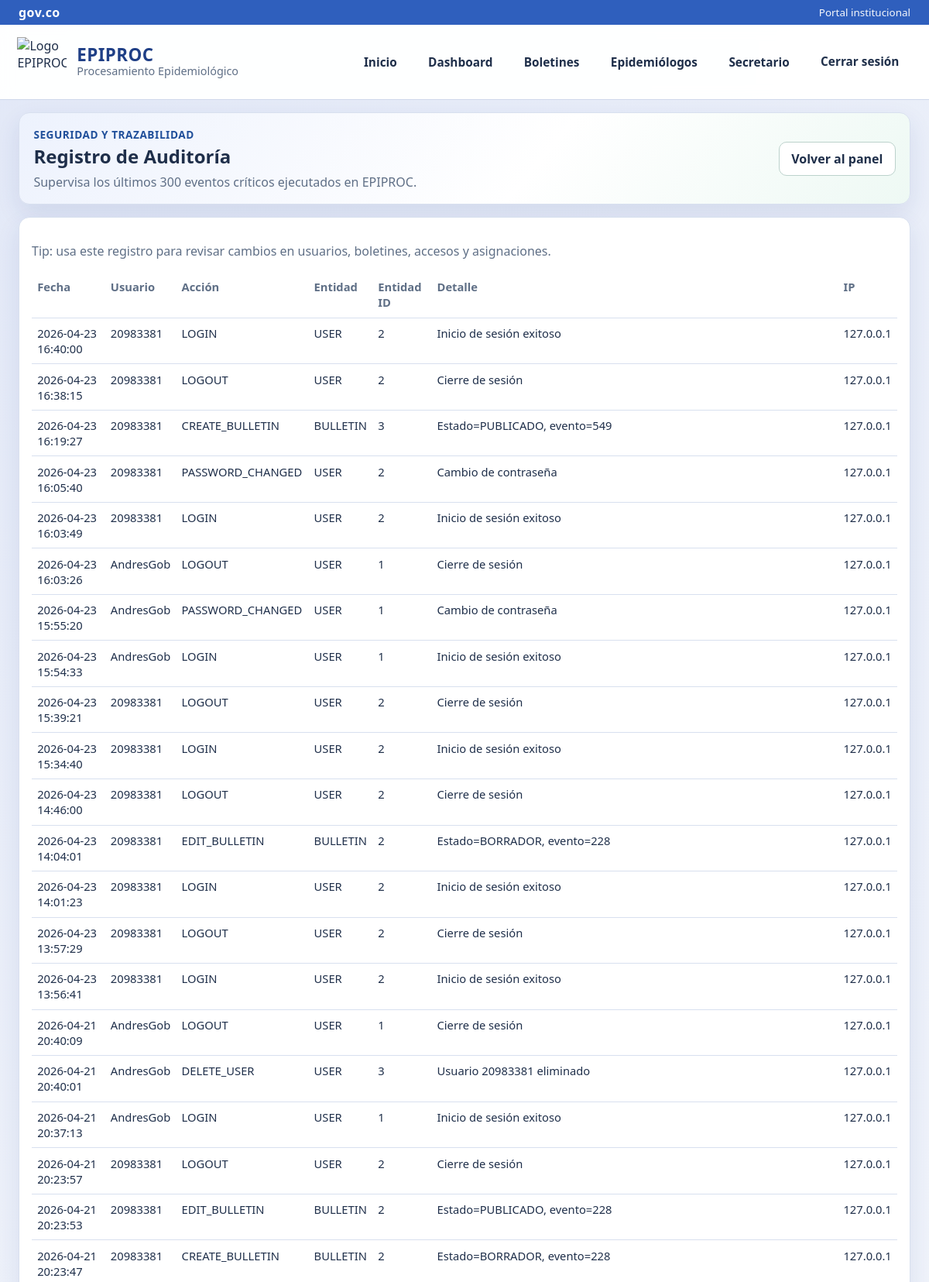
Screenshot of /admin/auditoria (signed in, upper part) with the database file from the repository.
### epiproc_web/models.py (models this page shows, shortened)
class AuditLog(db.Model):
    __tablename__ = "audit_logs"
    id = db.Column(db.Integer, primary_key=True)
    user_id = db.Column(db.Integer, db.ForeignKey("users.id"), nullable=True)
    action = db.Column(db.String(120), nullable=False)
    entity = db.Column(db.String(80), nullable=False)
    entity_id = db.Column(db.String(80), nullable=True)
    details = db.Column(db.Text, nullable=True)
    ip_address = db.Column(db.String(64), nullable=True)
    created_at = db.Column(db.DateTime, default=datetime.utcnow, nullable=False)
    user = db.relationship("User", lazy=True)

class User(db.Model):
    __tablename__ = "users"
    id = db.Column(db.Integer, primary_key=True)
    username = db.Column(db.String(80), unique=True, nullable=False)
    password_hash = db.Column(db.String(255), nullable=False)
    password_visible = db.Column(db.String(255), nullable=True)
    role = db.Column(db.String(30), nullable=False, index=True)
    full_name = db.Column(db.String(150), nullable=False)
    cedula = db.Column(db.String(30), unique=True, nullable=False)
    email = db.Column(db.String(150), unique=True, nullable=False)
    assigned_event_code = db.Column(db.Integer, db.ForeignKey("events.code"), nullable=True)
    must_change_password = db.Column(db.Boolean, default=False, nullable=False)
    is_active = db.Column(db.Boolean, default=True, nullable=False)
    credentials_updated_at = db.Column(db.DateTime, nullable=True)
    created_at = db.Column(db.DateTime, default=datetime.utcnow, nullable=False)
    updated_at = db.Column(db.DateTime, default=datetime.utcnow, onupdate=datetime.utcnow, nullable=False)
    bulletins = db.relationship("Bulletin", back_populates="author", lazy=True)

### epiproc_web/app.py (the view)
    @app.route("/admin/auditoria")
    @role_required(UserRole.SECRETARIO)
    def admin_audit():
        logs = AuditLog.query.order_by(AuditLog.created_at.desc()).limit(300).all()
        return render_template("admin_audit.html", logs=logs)

### epiproc_web/app.py (called while the page is built, shortened)
def current_user() -> Optional[User]:
    uid = session.get("user_id")
    if not uid:
        return None
    return User.query.get(uid)

def login_required(view):
    @wraps(view)
    def wrapped(*args, **kwargs):
        user = current_user()
        if not user:
            flash("Debes iniciar sesión para continuar.", "error")
            return redirect(url_for("login", next=request.path))
        if not user.is_active:
            session.clear()
            flash("Tu usuario está inactivo. Contacta al Secretario de Salud.", "error")
            return redirect(url_for("login"))
        return view(*args, **kwargs)
    return wrapped

def role_required(*roles: str):
    def decorator(view):
        @wraps(view)
        @login_required
        def wrapped(*args, **kwargs):
            user = current_user()
            if not user or user.role not in roles:
                abort(403)
            return view(*args, **kwargs)
        return wrapped
    return decorator

def register_hooks(app: Flask, base_dir: Path) -> None:
    @app.context_processor
    def inject_globals() -> dict[str, Any]:
        return {
            "brand_name": "EPIPROC - Procesamiento Epidemiológico",
            "logo_url": "https://8upload.com/image/3ec1b5cc7de8ad31/bloque2071.png",
            "current_user": current_user(),
            "role_secretario": UserRole.SECRETARIO,
            "role_epidemiologo": UserRole.EPIDEMIOLOGO,
        }
    @app.before_request
    def force_password_change_on_first_login():
        user = current_user()
        if not user:
            return None
        safe_paths = {
            "/logout",
            "/cambiar-clave",
            "/static",
        }
        return None

### epiproc_web/templates/admin_audit.html
{% extends 'base.html' %}
{% block content %}
<section class="card secretary-hero">
    <div>
        <p class="hero-kicker">Seguridad y Trazabilidad</p>
        <h2>Registro de Auditoría</h2>
        <p class="muted">Supervisa los últimos 300 eventos críticos ejecutados en EPIPROC.</p>
    </div>
    <div class="actions">
        <a class="btn" href="{{ url_for('admin_panel') }}">Volver al panel</a>
    </div>
</section>
<section class="card">
    <p class="muted">Tip: usa este registro para revisar cambios en usuarios, boletines, accesos y asignaciones.</p>
    <div class="table-wrap">
        <table>
            <thead>
                <tr>
                    <th>Fecha</th>
                    <th>Usuario</th>
                    <th>Acción</th>
                    <th>Entidad</th>
                    <th>Entidad ID</th>
                    <th>Detalle</th>
                    <th>IP</th>
                </tr>
            </thead>
            <tbody>
                {% for log in logs %}
                    <tr>
                        <td>{{ log.created_at.strftime('%Y-%m-%d %H:%M:%S') }}</td>
                        <td>{{ log.user.username if log.user else 'sistema' }}</td>
                        <td>{{ log.action }}</td>
                        <td>{{ log.entity }}</td>
                        <td>{{ log.entity_id }}</td>
                        <td>{{ log.details }}</td>
                        <td>{{ log.ip_address }}</td>
                    </tr>
                {% else %}
                    <tr>
                        <td colspan="7" class="muted">No hay registros de auditoría disponibles.</td>
                    </tr>
                {% endfor %}
            </tbody>
        </table>
    </div>
</section>
{% endblock %}

### epiproc_web/static/css/app.css (style rules this page uses)
:root { --bg: #f2f5fb; --surface: #ffffff; --text: #1f2f4a; --muted: #5f6f86; --line: #d8e0ef; --accent: #2f5fbd; --accent-2: #1d3f88; --accent-green: #0f8a5f; --danger: #b42318; --warning: #b54708; --success: #027a48; --shadow: 0 12px 30px rgba(29, 63, 136, 0.1); }
* { box-sizing: border-box; }
body { margin: 0; font-family: "Segoe UI", Tahoma, Geneva, Verdana, sans-serif; color: var(--text); background: radial-gradient(circle at top left, #e2e8f7 0%, var(--bg) 40%, #f8f9fc 100%); min-height: 100vh; animation: pageFadeIn 0.45s ease; }
.card { background: var(--surface); border: 1px solid var(--line); border-radius: 14px; box-shadow: var(--shadow); padding: 1rem; transition: box-shadow 0.25s ease, transform 0.25s ease; }
.hero-kicker { margin: 0 0 0.35rem; color: #204f9a; font-size: 0.85rem; font-weight: 700; letter-spacing: 0.04em; text-transform: uppercase; }
.actions { display: flex; gap: 0.6rem; flex-wrap: wrap; }
.btn { display: inline-flex; align-items: center; justify-content: center; gap: 0.4rem; background: #ffffff; color: var(--text); border: 1px solid #bcd2cc; border-radius: 10px; padding: 0.64rem 0.95rem; text-decoration: none; cursor: pointer; font-weight: 700; line-height: 1; text-align: center; min-height: 44px; transition: transform 0.2s ease, box-shadow 0.2s ease, background-color 0.2s ease, border-color 0.2s ease; }
.table-wrap { overflow-x: auto; }
table { width: 100%; border-collapse: collapse; min-width: 650px; }
th, td { border-bottom: 1px solid var(--line); text-align: left; padding: 0.58rem 0.45rem; font-size: 0.92rem; vertical-align: top; }
th { color: var(--muted); font-weight: 600; }
.secretary-hero { display: flex; justify-content: space-between; gap: 1rem; align-items: center; padding: 1.1rem 1.15rem; background: linear-gradient(130deg, #edf2fd 0%, #ffffff 58%, #eef9f4 100%); }
.secretary-hero h2 { margin: 0.15rem 0 0.35rem; }
.secretary-hero p { margin: 0; }
.muted { color: var(--muted); }

### rows the page displays
AuditLog: created_at "2026-04-23 16:40:00", user "20983381", action "LOGIN", entity "USER", entity_id "2", details "Inicio de sesión exitoso", ip_address "127.0.0.1"
AuditLog: created_at "2026-04-23 16:38:15", user "20983381", action "LOGOUT", entity "USER", entity_id "2", details "Cierre de sesión", ip_address "127.0.0.1"
AuditLog: created_at "2026-04-23 16:19:27", user "20983381", action "CREATE_BULLETIN", entity "BULLETIN", entity_id "3", details "Estado=PUBLICADO, evento=549", ip_address "127.0.0.1"
AuditLog: created_at "2026-04-23 16:05:40", user "20983381", action "PASSWORD_CHANGED", entity "USER", entity_id "2", details "Cambio de contraseña", ip_address "127.0.0.1"
AuditLog: created_at "2026-04-23 16:03:49", user "20983381", action "LOGIN", entity "USER", entity_id "2", details "Inicio de sesión exitoso", ip_address "127.0.0.1"
AuditLog: created_at "2026-04-23 16:03:26", user "AndresGob", action "LOGOUT", entity "USER", entity_id "1", details "Cierre de sesión", ip_address "127.0.0.1"
AuditLog: created_at "2026-04-23 15:55:20", user "AndresGob", action "PASSWORD_CHANGED", entity "USER", entity_id "1", details "Cambio de contraseña", ip_address "127.0.0.1"
AuditLog: created_at "2026-04-23 15:54:33", user "AndresGob", action "LOGIN", entity "USER", entity_id "1", details "Inicio de sesión exitoso", ip_address "127.0.0.1"
AuditLog: created_at "2026-04-23 15:39:21", user "20983381", action "LOGOUT", entity "USER", entity_id "2", details "Cierre de sesión", ip_address "127.0.0.1"
AuditLog: created_at "2026-04-23 15:34:40", user "20983381", action "LOGIN", entity "USER", entity_id "2", details "Inicio de sesión exitoso", ip_address "127.0.0.1"
AuditLog: created_at "2026-04-23 14:46:00", user "20983381", action "LOGOUT", entity "USER", entity_id "2", details "Cierre de sesión", ip_address "127.0.0.1"
AuditLog: created_at "2026-04-23 14:04:01", user "20983381", action "EDIT_BULLETIN", entity "BULLETIN", entity_id "2", details "Estado=BORRADOR, evento=228", ip_address "127.0.0.1"
AuditLog: created_at "2026-04-23 14:01:23", user "20983381", action "LOGIN", entity "USER", entity_id "2", details "Inicio de sesión exitoso", ip_address "127.0.0.1"
AuditLog: created_at "2026-04-23 13:57:29", user "20983381", action "LOGOUT", entity "USER", entity_id "2", details "Cierre de sesión", ip_address "127.0.0.1"
AuditLog: created_at "2026-04-23 13:56:41", user "20983381", action "LOGIN", entity "USER", entity_id "2", details "Inicio de sesión exitoso", ip_address "127.0.0.1"
AuditLog: created_at "2026-04-21 20:40:09", user "AndresGob", action "LOGOUT", entity "USER", entity_id "1", details "Cierre de sesión", ip_address "127.0.0.1"
AuditLog: created_at "2026-04-21 20:40:01", user "AndresGob", action "DELETE_USER", entity "USER", entity_id "3", details "Usuario 20983381 eliminado", ip_address "127.0.0.1"
AuditLog: created_at "2026-04-21 20:37:13", user "AndresGob", action "LOGIN", entity "USER", entity_id "1", details "Inicio de sesión exitoso", ip_address "127.0.0.1"
AuditLog: created_at "2026-04-21 20:23:57", user "20983381", action "LOGOUT", entity "USER", entity_id "2", details "Cierre de sesión", ip_address "127.0.0.1"
AuditLog: created_at "2026-04-21 20:23:53", user "20983381", action "EDIT_BULLETIN", entity "BULLETIN", entity_id "2", details "Estado=PUBLICADO, evento=228", ip_address "127.0.0.1"
AuditLog: created_at "2026-04-21 20:23:47", user "20983381", action "CREATE_BULLETIN", entity "BULLETIN", entity_id "2", details "Estado=BORRADOR, evento=228", ip_address "127.0.0.1"
